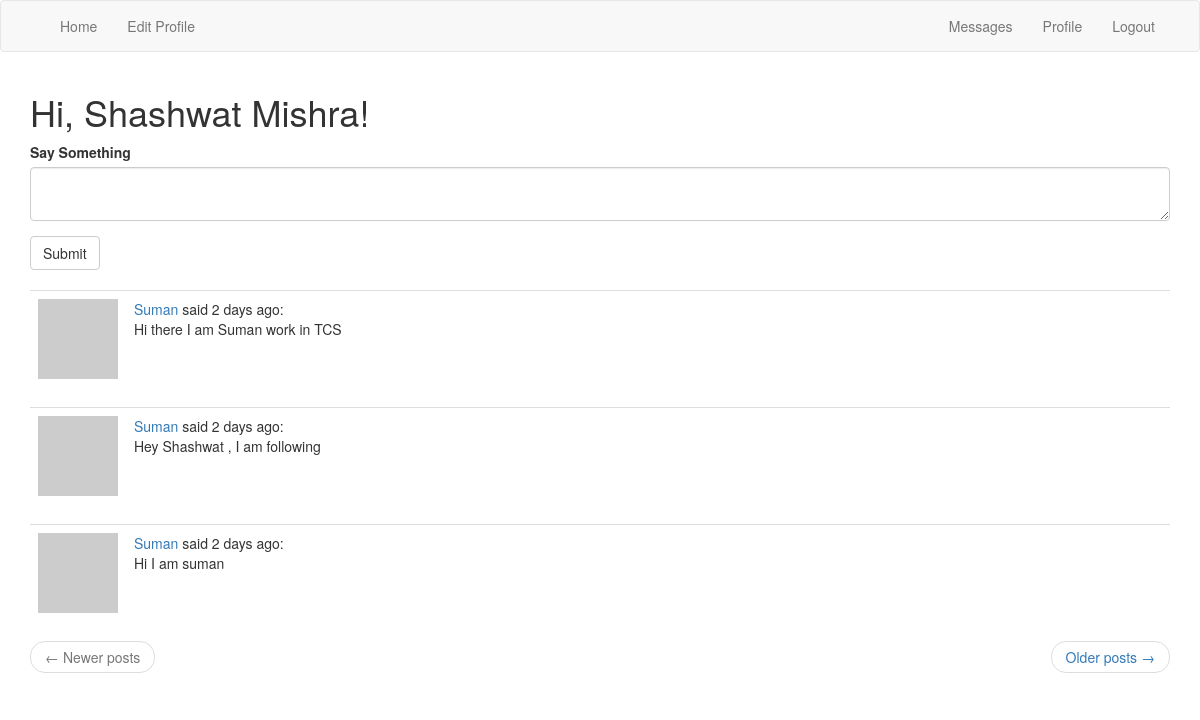
The app's page /index (signed in) with its own data.
### app/models.py (models this page shows, shortened)
class User(UserMixin, db.Model):
    id = db.Column(db.Integer, primary_key=True)
    username = db.Column(db.String(64), index=True, unique=True)
    email = db.Column(db.String(120), index=True, unique=True)
    password_hash = db.Column(db.String(128))
    posts = db.relationship('Post', backref='author', lazy='dynamic')
    about_me = db.Column(db.String(140))
    last_seen = db.Column(db.DateTime, default=datetime.utcnow)
    relationship_status = db.Column(db.String)
    gender = db.Column(db.String)
    country = db.Column(db.String)
    message_sent = db.relationship('Message', foreign_keys='Message.sender_id', backref='author', lazy='dynamic')
    message_received = db.relationship('Message', foreign_keys='Message.receiver_id', backref='reader', lazy='dynamic')
    last_message_seen = db.Column(db.DateTime)
    followed = db.relationship('User', secondary=followers, primaryjoin=(followers.c.follower_id == id),
                               secondaryjoin=(followers.c.followed_id == id),
                               backref=db.backref('followers', lazy='dynamic'), lazy='dynamic')
    def avatar(self,size):
        digest = md5(self.email.lower().encode('utf-8')).hexdigest()
        return 'https://www.gravatar.com/avatar/{}?d=identicon&s={}'.format(
            digest, size)
    def followed_posts(self):
        return Post.query.join(
            followers, (followers.c.followed_id == Post.user_id)).filter(
            followers.c.follower_id == self.id).order_by(
            Post.timestamp.desc())
    def new_messages(self):
        last_read_time = self.last_message_seen or datetime(1900, 1, 1)
        return Message.query.filter_by(reader=self).filter(
            Message.timestamp > last_read_time).count()

class Post(db.Model):
    id = db.Column(db.Integer, primary_key=True)
    body = db.Column(db.String(140))
    timestamp = db.Column(db.DateTime, index=True, default=datetime.utcnow)
    user_id = db.Column(db.Integer, db.ForeignKey('user.id'))

### app/routes.py (the view)
@app.route('/')
@app.route('/index')
@app.route('/',methods=['GET', 'POST'])
@app.route('/index',methods=['GET', 'POST'])
@login_required
def index():
    form = StatusUpdate()
    if form.validate_on_submit():
        post = Post(body=form.post.data, author=current_user)
        db.session.add(post)
        db.session.commit()
        flash('Status is updated')
        return redirect(url_for('index'))
    page = request.args.get('page', 1, type=int)
    posts = current_user.followed_posts().paginate(page, app.config['POST_PER_PAGE'], False)
    if posts.next_num :
        next_url = url_for('index', page=posts.next_num)
    else :
        next_url = None
    if posts.prev_num :
        prev_url = url_for('index', page=posts.prev_num)
    else :
        prev_url = None
    return render_template('index.html', title='Timeline', posts=posts.items, form=form, next_url=next_url, prev_url=prev_url)

### app/forms.py
class StatusUpdate(FlaskForm):
    post = TextAreaField('Say Something',validators=[Length(min=0,max= 300)])
    submit = SubmitField('Submit')

### app/models.py (called while the page is built)
@login.user_loader
def load_user(id):
    return User.query.get(int(id))

### app/routes.py (called while the page is built)
@app.before_request
def before_request():
    if current_user.is_authenticated :
        current_user.last_seen = datetime.utcnow()
        db.session.commit()

### app/templates/index.html
{% extends "base.html" %}
{% import 'bootstrap/wtf.html' as wtf %}
{% block app_content %}
    <h1>Hi, {{ current_user.username }}!</h1>
    {% if form %}
    {{ wtf.quick_form(form) }}
    <br>
    {% endif %}
    {% for post in posts %}
    <table class="table table-hover">
        <tr>
            <td width="70px">
                <a href="{{ url_for('user', username=post.author.username) }}">
                    <img src="{{ post.author.avatar(70) }}" />
                </a>
            </td>
            <td>
                <a href="{{ url_for('user', username=post.author.username) }}">
                    {{ post.author.username }}
                </a>
                said {{ moment(post.timestamp).fromNow() }}:
                <br>
                {{ post.body }}
            </td>
        </tr>
</table>
    {% endfor %}
    <nav aria-label="...">
        <ul class="pager">
            <li class="previous{% if not prev_url %} disabled{% endif %}">
                <a href="{{ prev_url or '#' }}">
                    <span aria-hidden="true">&larr;</span> Newer posts
                </a>
            </li>
            <li class="next{% if not next_url %} disabled{% endif %}">
                <a href="{{ next_url or '#' }}">
                    Older posts <span aria-hidden="true">&rarr;</span>
                </a>
            </li>
        </ul>
    </nav>
{% endblock %}

### records on screen
User: username "Shashwat Mishra"
Post: author.username "Suman", timestamp "2 days ago", body "Hi there I am Suman work in TCS"
Post: author.username "Suman", timestamp "2 days ago", body "Hey Shashwat , I am following"
Post: author.username "Suman", timestamp "2 days ago", body "Hi I am suman"
